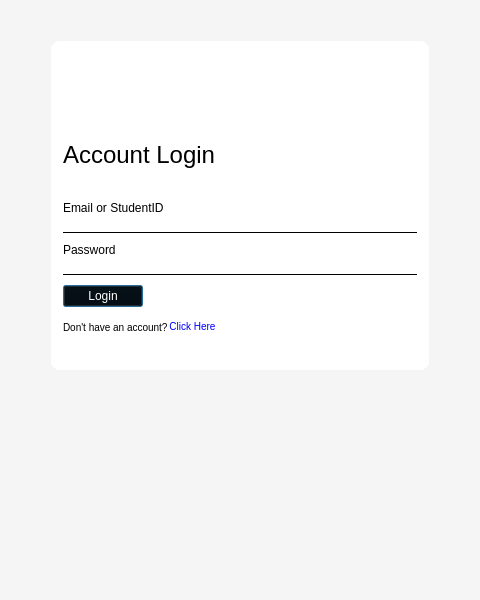
<?xml version="1.0" encoding="UTF-8"?>
<ui version="4.0">
 <class>Dialog</class>
 <widget class="QDialog" name="Dialog">
  <property name="geometry">
   <rect>
    <x>0</x>
    <y>0</y>
    <width>480</width>
    <height>600</height>
   </rect>
  </property>
  <property name="windowTitle">
   <string>Dialog</string>
  </property>
  <property name="styleSheet">
   <string notr="true">background-color: #f5f5f5;</string>
  </property>
  <layout class="QGridLayout" name="gridLayout">
   <item row="2" column="2">
    <spacer name="horizontalSpacer_3">
     <property name="orientation">
      <enum>Qt::Horizontal</enum>
     </property>
     <property name="sizeType">
      <enum>QSizePolicy::Fixed</enum>
     </property>
     <property name="sizeHint" stdset="0">
      <size>
       <width>40</width>
       <height>20</height>
      </size>
     </property>
    </spacer>
   </item>
   <item row="3" column="1">
    <spacer name="verticalSpacer_3">
     <property name="orientation">
      <enum>Qt::Vertical</enum>
     </property>
     <property name="sizeHint" stdset="0">
      <size>
       <width>20</width>
       <height>30</height>
      </size>
     </property>
    </spacer>
   </item>
   <item row="2" column="0">
    <spacer name="horizontalSpacer_2">
     <property name="orientation">
      <enum>Qt::Horizontal</enum>
     </property>
     <property name="sizeType">
      <enum>QSizePolicy::Fixed</enum>
     </property>
     <property name="sizeHint" stdset="0">
      <size>
       <width>40</width>
       <height>20</height>
      </size>
     </property>
    </spacer>
   </item>
   <item row="2" column="1">
    <widget class="QGroupBox" name="mainContainer">
     <property name="styleSheet">
      <string notr="true">QGroupBox { 
    border: 10px solid white; 
	border-radius: 10px; 
	background:white;
 } 
QPushButton
{
  background-color:black;
color:white;
}

QPushButton:hover:!pressed
{
    border: 1px solid white;
}


</string>
     </property>
     <layout class="QVBoxLayout" name="verticalLayout_3">
      <property name="spacing">
       <number>10</number>
      </property>
      <property name="leftMargin">
       <number>9</number>
      </property>
      <property name="topMargin">
       <number>30</number>
      </property>
      <property name="rightMargin">
       <number>9</number>
      </property>
      <property name="bottomMargin">
       <number>30</number>
      </property>
      <item>
       <layout class="QHBoxLayout" name="horizontalLayout_2">
        <item>
         <widget class="QLabel" name="label_6">
          <property name="maximumSize">
           <size>
            <width>150</width>
            <height>150</height>
           </size>
          </property>
          <property name="styleSheet">
           <string notr="true">background-color: white;</string>
          </property>
          <property name="text">
           <string/>
          </property>
          <property name="pixmap">
           <pixmap>../logo/logo_transparent.png</pixmap>
          </property>
          <property name="scaledContents">
           <bool>true</bool>
          </property>
         </widget>
        </item>
       </layout>
      </item>
      <item>
       <spacer name="verticalSpacer_4">
        <property name="orientation">
         <enum>Qt::Vertical</enum>
        </property>
        <property name="sizeHint" stdset="0">
         <size>
          <width>20</width>
          <height>40</height>
         </size>
        </property>
       </spacer>
      </item>
      <item alignment="Qt::AlignBottom">
       <widget class="QLabel" name="label_4">
        <property name="styleSheet">
         <string notr="true">font:24px;
background-color:transparent;</string>
        </property>
        <property name="text">
         <string>Account Login</string>
        </property>
        <property name="alignment">
         <set>Qt::AlignLeading|Qt::AlignLeft|Qt::AlignVCenter</set>
        </property>
       </widget>
      </item>
      <item>
       <widget class="QLabel" name="errorLabel">
        <property name="styleSheet">
         <string notr="true">font:10px;
color:red;background-color:transparent;</string>
        </property>
        <property name="text">
         <string/>
        </property>
       </widget>
      </item>
      <item>
       <layout class="QVBoxLayout" name="verticalLayout">
        <property name="spacing">
         <number>1</number>
        </property>
        <item>
         <widget class="QLabel" name="label">
          <property name="styleSheet">
           <string notr="true">background-color:transparent;</string>
          </property>
          <property name="text">
           <string>Email or StudentID</string>
          </property>
          <property name="alignment">
           <set>Qt::AlignBottom|Qt::AlignLeading|Qt::AlignLeft</set>
          </property>
         </widget>
        </item>
        <item>
         <widget class="QLineEdit" name="lineEdit">
          <property name="styleSheet">
           <string notr="true">border:none;
border-bottom: 1px solid black;background-color:transparent;</string>
          </property>
         </widget>
        </item>
       </layout>
      </item>
      <item>
       <layout class="QVBoxLayout" name="verticalLayout_2">
        <property name="spacing">
         <number>1</number>
        </property>
        <item>
         <widget class="QLabel" name="label_2">
          <property name="styleSheet">
           <string notr="true">background-color:transparent;</string>
          </property>
          <property name="text">
           <string>Password</string>
          </property>
          <property name="alignment">
           <set>Qt::AlignBottom|Qt::AlignLeading|Qt::AlignLeft</set>
          </property>
         </widget>
        </item>
        <item>
         <widget class="QLineEdit" name="lineEdit_2">
          <property name="styleSheet">
           <string notr="true">border:none;
border-bottom: 1px solid black;background-color:transparent;</string>
          </property>
          <property name="inputMask">
           <string/>
          </property>
          <property name="echoMode">
           <enum>QLineEdit::Password</enum>
          </property>
         </widget>
        </item>
       </layout>
      </item>
      <item>
       <layout class="QHBoxLayout" name="horizontalLayout_6">
        <item>
         <widget class="QPushButton" name="loginButton">
          <property name="styleSheet">
           <string notr="true">background-color: black;
color:white;</string>
          </property>
          <property name="text">
           <string>Login</string>
          </property>
         </widget>
        </item>
        <item>
         <spacer name="horizontalSpacer_4">
          <property name="orientation">
           <enum>Qt::Horizontal</enum>
          </property>
          <property name="sizeHint" stdset="0">
           <size>
            <width>40</width>
            <height>20</height>
           </size>
          </property>
         </spacer>
        </item>
       </layout>
      </item>
      <item>
       <layout class="QHBoxLayout" name="horizontalLayout">
        <property name="spacing">
         <number>1</number>
        </property>
        <item>
         <widget class="QLabel" name="label_3">
          <property name="styleSheet">
           <string notr="true">font:10px;
background-color:transparent;</string>
          </property>
          <property name="text">
           <string>Don't have an account?</string>
          </property>
          <property name="alignment">
           <set>Qt::AlignLeading|Qt::AlignLeft|Qt::AlignVCenter</set>
          </property>
         </widget>
        </item>
        <item>
         <widget class="QPushButton" name="registerButton">
          <property name="styleSheet">
           <string notr="true">font:10px;
background-color:transparent;
border:none;
color:blue;
</string>
          </property>
          <property name="text">
           <string>Click Here</string>
          </property>
         </widget>
        </item>
        <item>
         <spacer name="horizontalSpacer">
          <property name="orientation">
           <enum>Qt::Horizontal</enum>
          </property>
          <property name="sizeHint" stdset="0">
           <size>
            <width>40</width>
            <height>20</height>
           </size>
          </property>
         </spacer>
        </item>
       </layout>
      </item>
     </layout>
    </widget>
   </item>
   <item row="0" column="1">
    <spacer name="verticalSpacer_2">
     <property name="orientation">
      <enum>Qt::Vertical</enum>
     </property>
     <property name="sizeType">
      <enum>QSizePolicy::Fixed</enum>
     </property>
     <property name="sizeHint" stdset="0">
      <size>
       <width>20</width>
       <height>30</height>
      </size>
     </property>
    </spacer>
   </item>
  </layout>
 </widget>
 <resources/>
 <connections/>
</ui>
